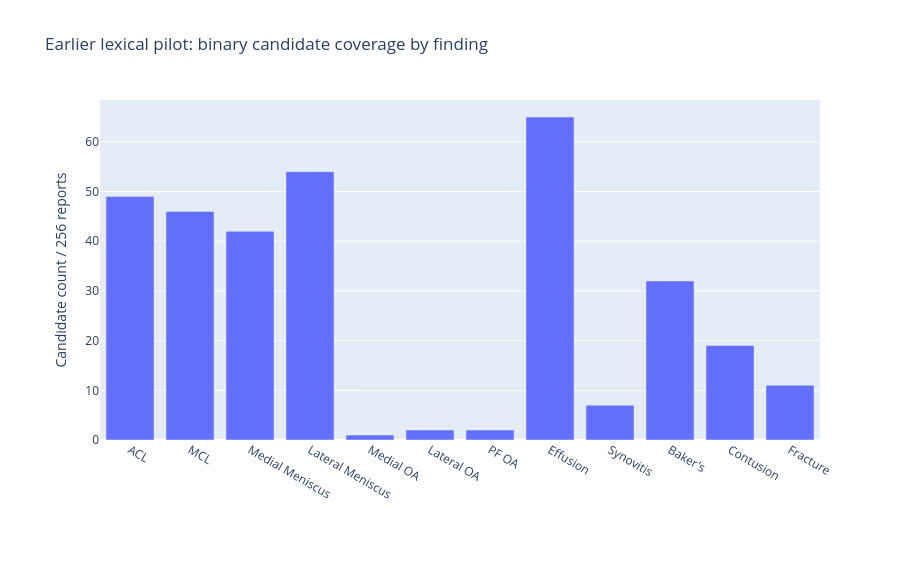

This figure's notebook cell:
### Markdown cell above
## 01. Earlier lexical coverage

Counts, assignment changes and software checks are not evidence of clinical accuracy or AUC improvement.

### Code cell
display_saved(1)

### Figure 1 — Plotly figure (JSON) as saved in the notebook; plotly's stock layout.template omitted (floating-point values rounded to 4 significant figures)
{"data": [{"name": "Binary candidates", "type": "bar", "x": ["ACL", "MCL", "Medial Meniscus", "Lateral Meniscus", "Medial OA", "Lateral OA", "PF OA", "Effusion", "Synovitis", "Baker's", "Contusion", "Fracture"], "y": [49, 46, 42, 54, 1, 2, 2, 65, 7, 32, 19, 11]}], "layout": {"barmode": "group", "height": 580, "margin": {"b": 140, "l": 100}, "meta": {"numeric_spec_sha256": "4b3eb678ab98f74f3394ad56cc4ef40cd1da8537b0784bf66877546d42b025a9", "role": "aggregate_teacher_diagnostic"}, "title": {"text": "Earlier lexical pilot: binary candidate coverage by finding"}, "yaxis": {"title": {"text": "Candidate count / 256 reports"}}}}
